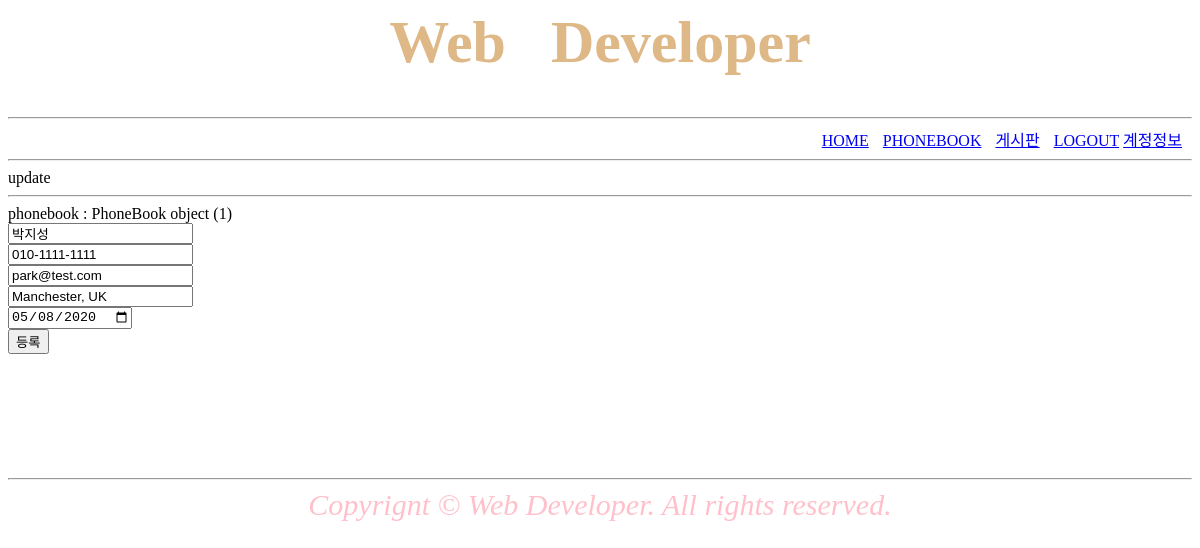
Page /phonebook/update/1/ (signed in) on the earlier database version.
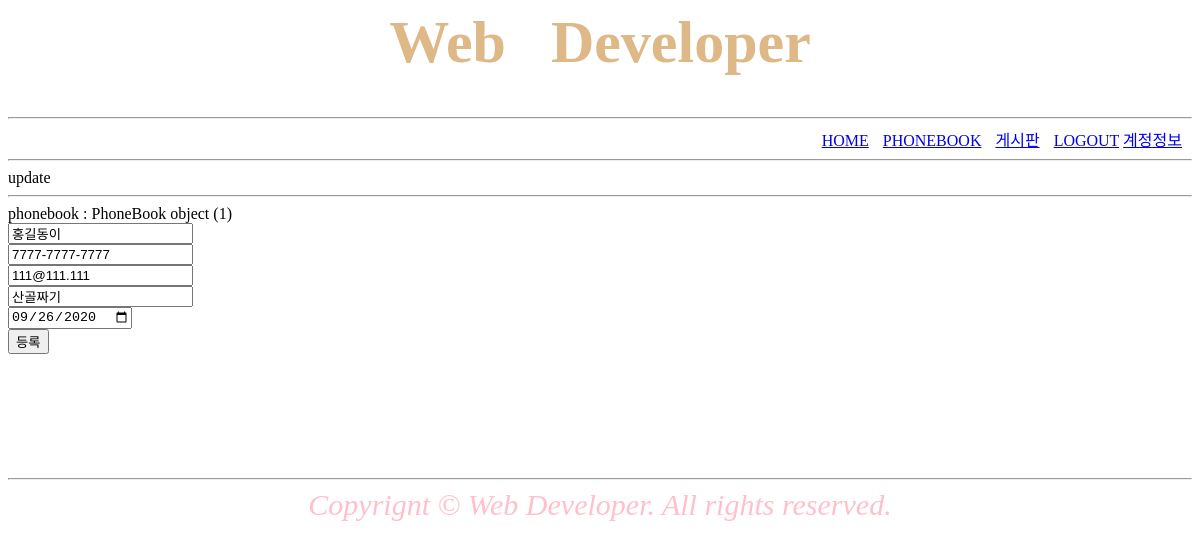
Same page on the later database version.
### phonebook/models.py (models this page shows)
class PhoneBook(models.Model):
    이름 = models.CharField(max_length=50, null = False)
    전화번호 = models.CharField(max_length=20)
    이메일 = models.EmailField()
    주소 = models.CharField(max_length=200)
    생년월일 = models.DateField()
    작성자 = models.CharField(max_length=50, null = False)

### phonebook/views.py (the view)
# urls.py: path('update/<int:userId>/', views.update, name ="update"),
def update(request , userId):
    st='<script>alert("작성자와 일치하지 않습니다");location.href=\"{% url \"PB:index\" %}\"</script>'
    table = PhoneBook.objects.get(id = userId)
    print("table : ",table)
    print("이름 : ",table.이름)
    context = {"phonebook": table}
    if request.method == 'POST':
        table.이름 = request.POST.get('name')
        table.전화번호 = request.POST.get('phNum')
        table.이메일 = request.POST.get('email')
        table.주소 = request.POST.get('addr')
        table.생년월일 = request.POST.get('bir')
        table.save()
        return redirect("PB:detail", userId)
    else:
        if table.작성자 == request.user.username:
            return render(request,"phonebook/update.html",context)
        else:
            return redirect("PB:index")

### templates/phonebook/update.html
{% extends 'test/form.html' %}
{% block center %}
update<hr>
phonebook : {{phonebook}}
{% if user.is_active %}
        <form method="post">{% csrf_token %}
            <input type="text" value="{{phonebook.이름}}" name = "name"><br>
            <input type="text"  value="{{phonebook.전화번호}}" name = "phNum"><br>
            <input type="email"  value="{{phonebook.이메일}}" name = "email"><br>
            <input type="text"  value="{{phonebook.주소}}" name = "addr"><br>
            <input type="date" value="{{phonebook.생년월일 | date:'Y-m-d' }}" name = "bir"><br>
            <input type="submit" value="등록">
        </form>
{% else %}
    <script>
        alert("로그인 먼저 진행하세요");
        location.href="{% url 'login' %}"
    </script>
{% endif %}
{% endblock %}

Differences in the rows shown:
changed PhoneBook "PhoneBook object (1)": name "박지성" → "홍길동이"; phNum "010-1111-1111" → "7777-7777-7777"; email "park@test.com" → "111@111.111"; addr "Manchester, UK" → "산골짜기"; bir "05/08/2020" → "09/26/2020"
